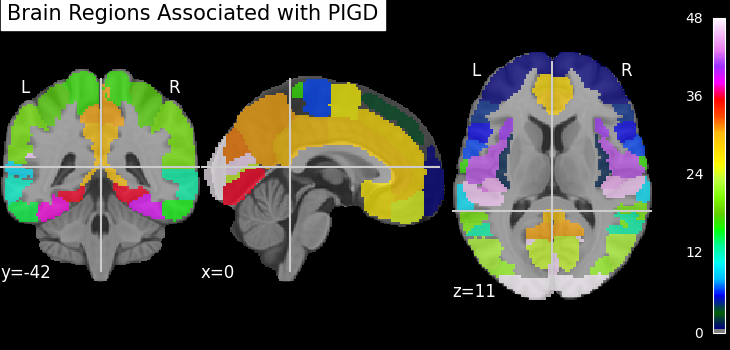
#> input picture visualizations/brain_3d/pigd_regions.png, 730 x 350 px; its folder holds only this picture in this run
$ python -i cortical.py   (imports and definitions only)
#> lines starting #> are read from the running program, lines starting #| are printed output that depends on the picture
import os
import pandas as pd
import numpy as np
import nibabel as nib
from nilearn import image, datasets, regions, plotting
from skimage import measure, morphology
from scipy import ndimage
import time
import warnings
from pathlib import Path
# Suppress specific warnings for cleaner output
# [2 lines not run here, left out]
# Constants
CSV_PATH = "./all_subjects.csv"
PREPROCESSED_DIR = os.path.abspath("./preprocessed")
OUTPUT_DIR = os.path.abspath("./thickness_output")
# [3 lines not run here, left out]
# [1 line that did not run here, left out]
# Store atlas map path or object and labels
# [1 line that did not run here, left out]
# [1 line that did not run here, left out]
def estimate_cortical_thickness(brain_img):
    """
    Estimate cortical thickness from a brain image
    """
    # Load the brain image
    img = nib.load(brain_img)
    data = img.get_fdata()

    # Normalize image intensity to 0-1 range
    data_min = np.min(data)
    data_max = np.max(data)
    if data_max > data_min:  # Avoid division by zero
        data_norm = (data - data_min) / (data_max - data_min)
    else:
        data_norm = data

    # Improved tissue segmentation with adaptive thresholds
    # Calculate histogram to find better thresholds
    hist, bin_edges = np.histogram(data_norm[data_norm > 0.1], bins=100)

    # Use more robust thresholds
    gm_threshold_low = 0.3
    gm_threshold_high = 0.6
    wm_threshold = 0.7

    # Segment tissues
    gm_mask = (data_norm > gm_threshold_low) & (data_norm <= gm_threshold_high)
    wm_mask = data_norm > wm_threshold

    # Clean up masks with morphological operations
    gm_mask = morphology.remove_small_objects(gm_mask, min_size=50)
    gm_mask = morphology.binary_closing(gm_mask, morphology.ball(1))

    wm_mask = morphology.remove_small_objects(wm_mask, min_size=50)
    wm_mask = morphology.binary_closing(wm_mask, morphology.ball(1))

    # Calculate distance from each GM voxel to nearest WM boundary
    print("  Calculating distance maps...")
    distance_map = ndimage.distance_transform_edt(~wm_mask, sampling=img.header.get_zooms()[:3])

    # The thickness is twice the distance (to account for both sides of the cortex)
    thickness_map = 2 * distance_map * gm_mask

    # Create a new NIfTI image for the thickness map
    thickness_img = nib.Nifti1Image(thickness_map, img.affine, img.header)

    # Also save segmentation maps for QC
    gm_img = nib.Nifti1Image(gm_mask.astype(np.float32), img.affine, img.header)
    wm_img = nib.Nifti1Image(wm_mask.astype(np.float32), img.affine, img.header)

    return thickness_img, gm_img, wm_img
# [81 lines left out: functions register_to_mni, parcellate_thickness, not called in this run]
# Load CSV
# [1 line that did not run here, left out]
# Update column names if necessary
# [1 line that did not run here, left out]
# Display the first few rows to debug
# [2 lines not run here, left out]
# All subjects' results
all_results = []
# Check if we actually have files in the preprocessed directory
# [1 line that did not run here, left out]
# [137 lines not run here, left out]

>>> import cv2
>>> picture = cv2.imread('../../visualizations/brain_3d/pigd_regions.png', cv2.IMREAD_GRAYSCALE)
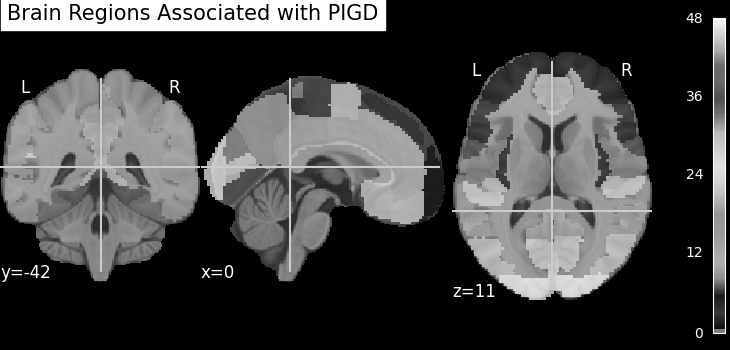
#> picture: shape (350, 730); min 0, max 255, mean 66
#> (the run stopped early here; a loop or call above may not have finished)
